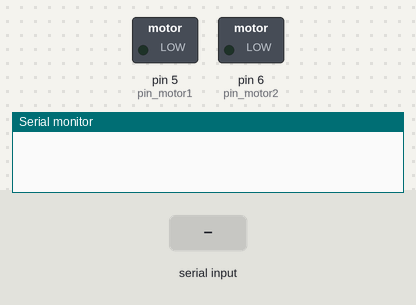
Recording of a sketch running on a simulated Arduino Uno, built with avr-gcc and run on an emulated ATmega328P. On the bench: switched loads named in the sketch (green lamp = pin HIGH), the last lines printed to the serial monitor. Inputs (shaded band) come from the test bench.

Above: at 1.2 s.
1.3 s: "90,45\n" received over Serial
At 1.6 s:
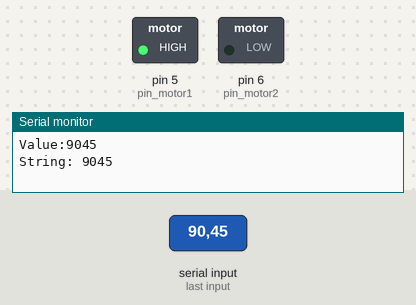
2.8 s: "90\n" received over Serial
At 3.8 s:
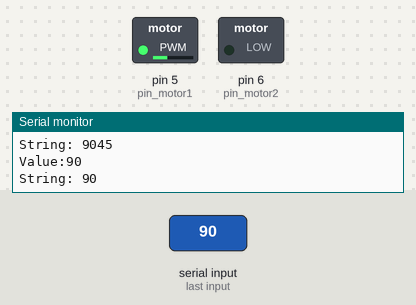
4.3 s: "30,150\n" received over Serial
At 5.1 s:
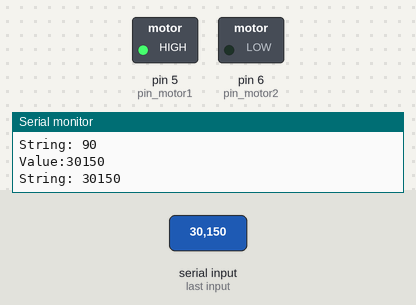
5.8 s: "1,90\n" received over Serial
At 6.2 s:
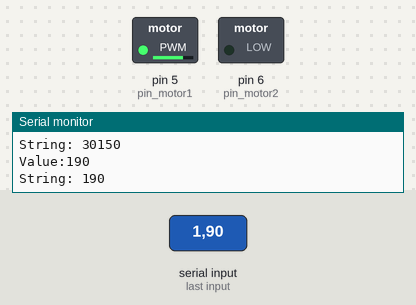
7.3 s: "1,90,45\n" received over Serial
At 8.6 s:
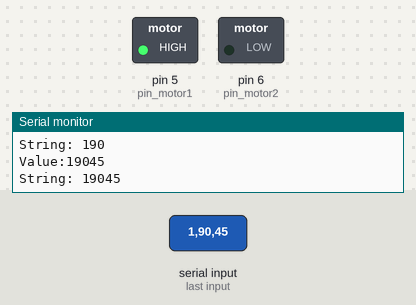
Timing chart, 0 to 9.8 s (numbered marks = the images above; inputs shaded):
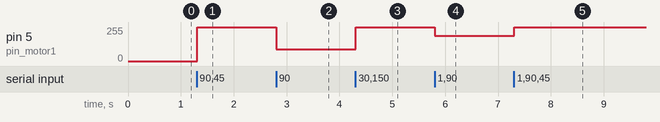

Measured:
- after the input at 1.3 s, pin 5 (pin_motor1): 0/255 → 255/255 at once
- after the input at 2.8 s, pin 5 (pin_motor1): 255/255 → 90/255 at once
- after the input at 4.3 s, pin 5 (pin_motor1): 90/255 → 255/255 at once
- after the input at 5.8 s, pin 5 (pin_motor1): 255/255 → 190/255 at once
- after the input at 7.3 s, pin 5 (pin_motor1): 190/255 → 255/255 at once

The sketch:

bluetooth.ino
```cpp
#define pin_intA 1//A相
#define pin_intB 12//B相电压
#define pin_motor1 5
#define pin_motor2 6
#include <string.h>
int  PWM_IN1, PWM_IN2;
String inString = "";
int order=0;
void print1() {

  Serial.println(PWM_IN1);
  Serial.println(PWM_IN2);
}
void PWM(int value) {
  if (value > 0) {
    if (value > 255) {
      PWM_IN1 = 255;
      PWM_IN2 = 0;
    } else {
      PWM_IN1 = value; PWM_IN2 = 0;
    }

  } else {
    if (abs(value) > 255) {
      PWM_IN1 = 0;
      PWM_IN2 = 255;
    } else {
      PWM_IN1 = 0; PWM_IN2 = abs(value);
    }


  }

}
void setup() {
  Serial.begin(9600);
  pinMode(pin_motor1, OUTPUT);
  pinMode(pin_motor2, OUTPUT);
  analogWrite(pin_motor1, 0);
  analogWrite(pin_motor2, 0);

}

void loop() {

      while (Serial.available() > 0) {
    int inChar = Serial.read();
    if (isDigit(inChar)) {
      // convert the incoming byte to a char
      // and add it to the string:
      inString += (char)inChar;
    }
    // if you get a newline, print the string,
    // then the string's value:
    if (inChar == '\n') {
      Serial.print("Value:");
      Serial.println(inString.toInt());
          PWM(inString.toInt());
      Serial.print("String: ");
      Serial.println(inString);
      // clear the string for new input:
      inString = "";
    }
  }

//    while (Serial.available() > 0) {
//    int inChar = Serial.read();
//    if (isDigit(inChar)) {
//      Serial.println("while "+inChar);
//      // convert the incoming byte to a char
//      // and add it to the string:
//      inString += (char)inChar;
//    }
//
//    }
//      if(inChar == '\n'){
//        Serial.println("judge");
//        order=inString.toInt();
//        Serial.println(order);
//        inString="";
//        PWM(order);
//        analogWrite(pin_motor1, PWM_IN1);
//        analogWrite(pin_motor2, PWM_IN2);
//
//    }


  analogWrite(pin_motor1, PWM_IN1);
  analogWrite(pin_motor2, PWM_IN2);
  // put your main code here, to run repeatedly:

}
```
